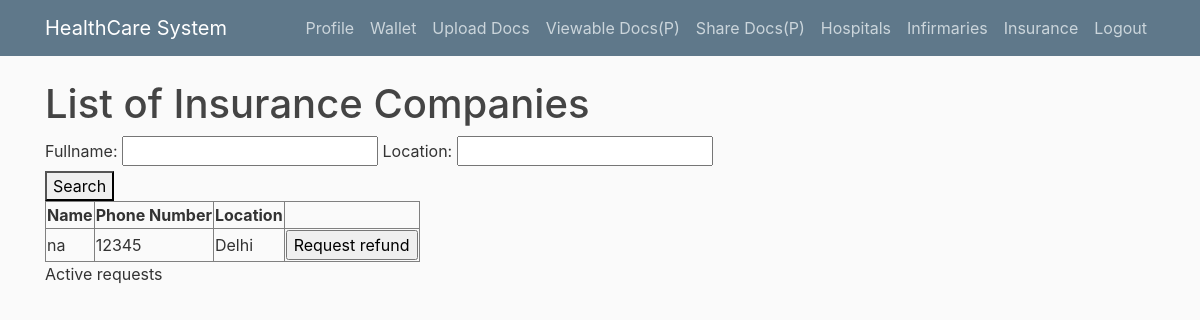
The app's page /get_insurancecompanies/ (signed in) with its own data.
### users/models.py (models this page shows, shortened)
class InsuranceCompany(models.Model):
    user = models.OneToOneField(User_Auth,on_delete=models.CASCADE)
    verification_doc= models.FileField(default='default.jpg',upload_to='profile_pics',null=True, validators=[validate_file_extension, file_size])
    fullname = models.CharField(max_length=200,null=True, validators=[RegexValidator('[!@#$%^&*()_+-=~`[]{}|;\\\'",./<>?]', inverse_match=True)])
    location = models.CharField(default="Delhi",max_length=200,null=True, validators=[RegexValidator('[!@#$%^&*()_+-=~`[]{}|;\\\'",./<>?]', inverse_match=True)])
    mobile_number = models.IntegerField(null=True)
    is_verified = models.BooleanField(default=False,null=True) # set true after document verification
    description = models.TextField(default="na",null=True)
    image_1 = models.ImageField(default='default.jpg',upload_to='profile_pics',null=True, validators=[validate_file_extension, file_size])
    image_2 = models.ImageField(default='default.jpg',upload_to='profile_pics',null=True, validators=[validate_file_extension, file_size])
    wallet = models.PositiveIntegerField(default=1000000,null=True)

### users/decorators.py (the view)
 def wrapper(request, login_url='xyz', *args, **kwargs):
  if not 'user' in request.session:
   return redirect("login")
  else:
   return function(request, *args, **kwargs)

### users/views.py (called while the page is built)
def is_user_verified(user_type , user_object):
    if user_type == 'Patient':
        return user_object.patient.is_verified
    elif user_type == 'Hospital':
        return user_object.hospital.is_verified
    elif user_type == 'Infirmary':
        return user_object.infirmary.is_verified
    elif user_type == 'InsuranceCompany':
        return user_object.insurancecompany.is_verified
    else:
        return False

### users/templates/users/get_insurancecompanies.html (shortened to what this page needs)
{% extends "blog/base.html" %}
{% load crispy_forms_tags %}
{% block content %}
<h1>List of Insurance Companies</h1>
<div>
<form method="get">
    {{myFilter.form}}
    <button type="submit">Search</button>
</form>
</div>
<div>
<table border="1">
    <tr>
        <th>Name</th>
        <th>Phone Number</th>
        <th>Location</th>
      </tr>
{% for ic in insurancecompanies %}
<tr>
    <td>{{ic.fullname}}</td>
    <td>{{ic.mobile_number}}</td>
    <td>{{ic.location}}</td>
    <td>
        <form  method="post">
        <input type="submit" value="Request refund">
        </form>
    </td>
</tr>
{% endfor %}
</table>
Active requests
</div>
{% endblock content %}

### blog/static/blog/main.css (style rules this page uses)
body { background: #fafafa; color: #333333; margin-top: 5rem; }
h1, h2, h3, h4, h5, h6 { color: #444444; }

### records on screen
InsuranceCompany: fullname "na", mobile_number "12345", location "Delhi"
